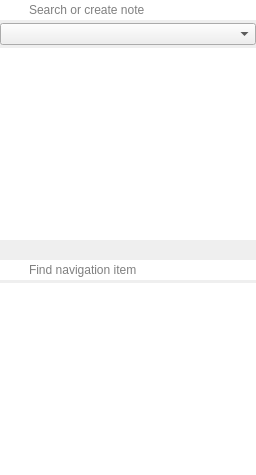
       <widget class="QFrame" name="notesListFrame">
        <property name="sizePolicy">
         <sizepolicy hsizetype="Preferred" vsizetype="Preferred">
          <horstretch>3</horstretch>
          <verstretch>0</verstretch>
         </sizepolicy>
        </property>
        <property name="styleSheet">
         <string notr="true"/>
        </property>
        <layout class="QVBoxLayout" name="notesListLayout">
         <property name="spacing">
          <number>3</number>
         </property>
         <property name="leftMargin">
          <number>0</number>
         </property>
         <property name="topMargin">
          <number>0</number>
         </property>
         <property name="rightMargin">
          <number>0</number>
         </property>
         <property name="bottomMargin">
          <number>0</number>
         </property>
         <item>
          <widget class="QFrame" name="noteListSubFrame">
           <property name="frameShape">
            <enum>QFrame::NoFrame</enum>
           </property>
           <property name="frameShadow">
            <enum>QFrame::Raised</enum>
           </property>
           <layout class="QVBoxLayout" name="noteListSubFrameLayout">
            <property name="spacing">
             <number>3</number>
            </property>
            <property name="leftMargin">
             <number>0</number>
            </property>
            <property name="topMargin">
             <number>0</number>
            </property>
            <property name="rightMargin">
             <number>0</number>
            </property>
            <property name="bottomMargin">
             <number>0</number>
            </property>
            <item>
             <widget class="LineEdit" name="searchLineEdit">
              <property name="toolTip">
               <string>Search for notes or create new notes by entering text and pressing return</string>
              </property>
              <property name="styleSheet">
               <string notr="true">QLineEdit {
	border: none;
	padding: 2px 5px 2px 27px;
	background-image: url(:/images/search-notes.svg);
	background-repeat: no-repeat;
	background-position: center left;
	margin-right: 0px;
}
</string>
              </property>
              <property name="placeholderText">
               <string>Search or create note</string>
              </property>
              <property name="clearButtonEnabled">
               <bool>true</bool>
              </property>
             </widget>
            </item>
            <item>
             <widget class="ComboBox" name="noteFolderComboBox">
              <property name="toolTip">
               <string>Note folder</string>
              </property>
              <property name="styleSheet">
               <string notr="true"/>
              </property>
              <property name="maxVisibleItems">
               <number>100</number>
              </property>
             </widget>
            </item>
            <item>
             <widget class="QTreeWidget" name="noteTreeWidget">
              <property name="contextMenuPolicy">
               <enum>Qt::CustomContextMenu</enum>
              </property>
              <property name="frameShape">
               <enum>QFrame::NoFrame</enum>
              </property>
              <property name="selectionMode">
               <enum>QAbstractItemView::ExtendedSelection</enum>
              </property>
              <property name="rootIsDecorated">
               <bool>false</bool>
              </property>
              <attribute name="headerVisible">
               <bool>false</bool>
              </attribute>
              <column>
               <property name="text">
                <string notr="true">1</string>
               </property>
              </column>
             </widget>
            </item>
            <item>
             <widget class="QLabel" name="noteListLabel">
              <property name="alignment">
               <set>Qt::AlignRight|Qt::AlignTrailing|Qt::AlignVCenter</set>
              </property>
             </widget>
            </item>
           </layout>
          </widget>
         </item>
         <item>
          <widget class="QFrame" name="navigationFrame">
           <property name="frameShape">
            <enum>QFrame::NoFrame</enum>
           </property>
           <property name="frameShadow">
            <enum>QFrame::Raised</enum>
           </property>
           <layout class="QVBoxLayout" name="verticalLayout_2">
            <property name="spacing">
             <number>3</number>
            </property>
            <property name="leftMargin">
             <number>0</number>
            </property>
            <property name="topMargin">
             <number>0</number>
            </property>
            <property name="rightMargin">
             <number>0</number>
            </property>
            <property name="bottomMargin">
             <number>0</number>
            </property>
            <item>
             <widget class="LineEdit" name="navigationLineEdit">
              <property name="styleSheet">
               <string notr="true">QLineEdit {
	border: none;
	padding: 2px 5px 2px 27px;
	background-image: url(:/images/search-notes.svg);
	background-repeat: no-repeat;
	background-position: center left;
	margin-right: 0px;
}
</string>
              </property>
              <property name="placeholderText">
               <string>Find navigation item</string>
              </property>
              <property name="clearButtonEnabled">
               <bool>true</bool>
              </property>
             </widget>
            </item>
            <item>
             <widget class="NavigationWidget" name="navigationWidget">
              <property name="frameShape">
               <enum>QFrame::NoFrame</enum>
              </property>
              <attribute name="headerVisible">
               <bool>false</bool>
              </attribute>
              <column>
               <property name="text">
                <string>Navigation</string>
               </property>
              </column>
             </widget>
            </item>
           </layout>
          </widget>
         </item>
        </layout>
       </widget>
